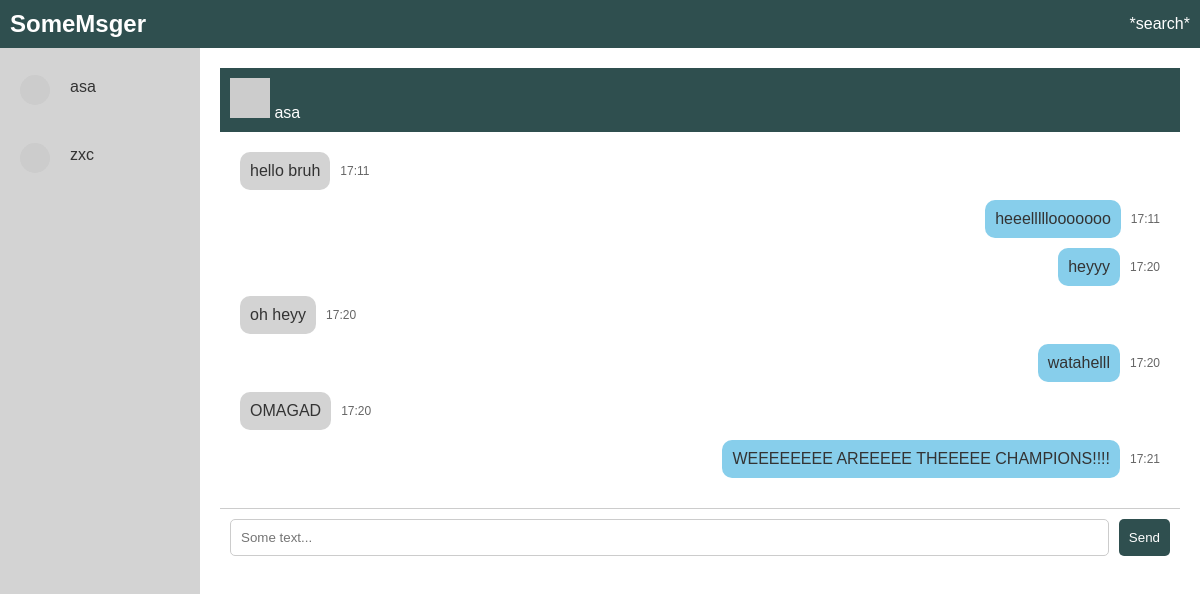
/chats/asa (signed in), run on an earlier commit of the app's database.
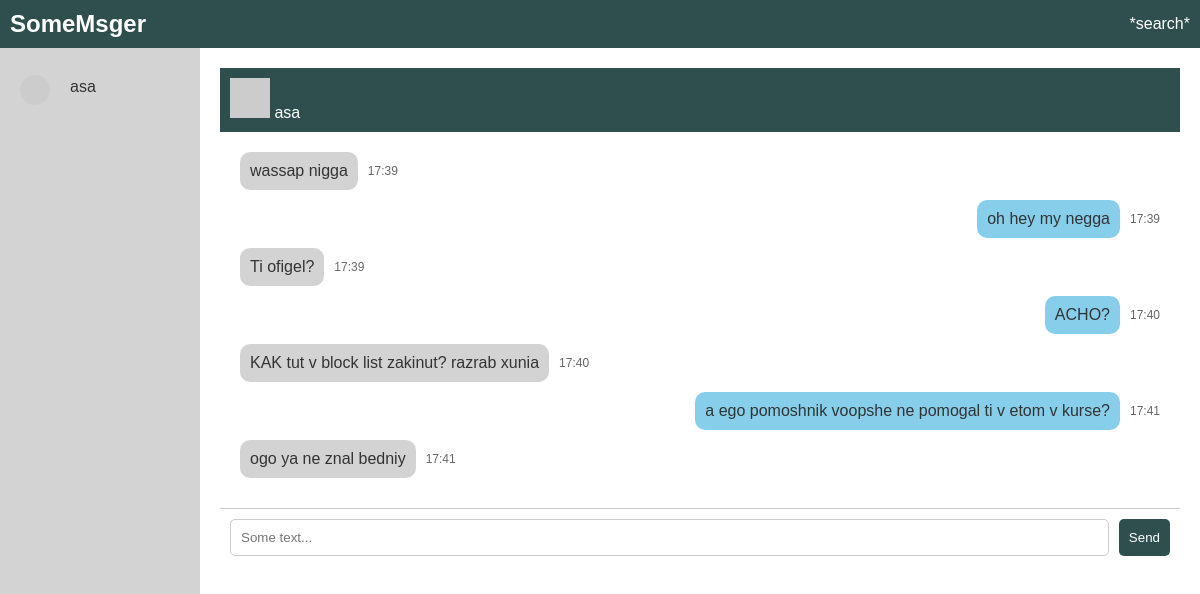
And on a later commit of the database.
### tables this page shows
CREATE TABLE users (
        id INTEGER PRIMARY KEY AUTOINCREMENT,
        email TEXT UNIQUE NOT NULL,
        username TEXT UNIQUE NOT NULL,
        password TEXT NOT NULL,
        name TEXT,
        surname TEXT,
        age INTEGER,
        interests TEXT
    );

CREATE TABLE messages (
        id INTEGER PRIMARY KEY AUTOINCREMENT,
        sender_id INTEGER,
        receiver_id INTEGER,
        content TEXT,
        timestamp TEXT,
        is_group BOOLEAN,
        group_id INTEGER,
        FOREIGN KEY(sender_id) REFERENCES users(id),
        FOREIGN KEY(receiver_id) REFERENCES users(id),
        FOREIGN KEY(group_id) REFERENCES groups(id)
    );

### app.py (the view)
@app.route('/chats/<username>')
def chat_user(username):
    if 'user_id' not in session:
        return redirect(url_for('login'))
    conn = sqlite3.connect('database.db')
    c = conn.cursor()
    c.execute("SELECT id FROM users WHERE username = ?", (username,))
    friend = c.fetchone()
    if not friend:
        conn.close()
        return redirect(url_for('chats'))
    c.execute("SELECT * FROM messages WHERE ((sender_id = ? AND receiver_id = ?) OR (sender_id = ? AND receiver_id = ?)) AND is_group = 0",
              (session['user_id'], friend[0], friend[0], session['user_id']))
    messages = c.fetchall()
    last_message_id = messages[-1][0] if messages else 0
    c.execute("SELECT friend_id, status FROM friends WHERE user_id = ? AND status = 'accepted'", (session['user_id'],))
    friends = c.fetchall()
    friend_list = []
    for friend in friends:
        c.execute("SELECT username FROM users WHERE id = ?", (friend[0],))
        friend_list.append(c.fetchone()[0])
    conn.close()
    return render_template('chat_user.html', username=username, messages=messages, friends=friend_list, last_message_id=last_message_id)

### templates/chat_user.html (shortened to what this page needs)
<!DOCTYPE html>
<html lang="en">
<head>
    <link rel="stylesheet" href="/static/styles.css">
</head>
<body>
    <header>
        <div class="logo">SomeMsger</div>
        <nav>
            <a href="/search">*search*</a>
        </nav>
    </header>
    <div class="container">
        <div class="sidebar">
            {% for friend in friends %}
                <div class="item">
                    <img src="https://via.placeholder.com/30" alt="Avatar">
                    <a href="/chats/{{ friend }}">{{ friend }}</a>
                </div>
            {% endfor %}
        </div>
        <div class="main">
            <header>
                <div class="item">
                    <img src="https://via.placeholder.com/40" alt="Avatar">
                    <span>{{ username }}</span>
                </div>
            </header>
            <div class="messages">
                {% for message in messages %}
                    <div class="message {{ 'sent' if message[1] == session['user_id'] else 'received' }}">
                        <div class="bubble">{{ message[3] }}</div>
                        <span class="time">{{ message[4] }}</span>
                    </div>
                {% endfor %}
            </div>
            <div class="chat-input">
                <input type="text" id="message-input" placeholder="Some text...">
                <button onclick="sendMessage()">Send</button>
            </div>
        </div>
    </div>
</body>
</html>

### static/styles.css (style rules this page uses)
* { margin: 0; padding: 0; box-sizing: border-box; font-family: Arial, sans-serif; }
body { height: 100vh; background: #fff; color: #333; }
header { background-color: #2F4F4F; color: white; padding: 10px; display: flex; justify-content: space-between; align-items: center; }
header .logo { font-size: 24px; font-weight: bold; }
nav { display: flex; gap: 10px; }
nav a, nav button { color: white; text-decoration: none; background: none; border: none; cursor: pointer; }
.container { display: flex; height: calc(100vh - 60px); }
.sidebar { width: 200px; background-color: #D3D3D3; padding: 10px; overflow-y: auto; }
.sidebar a, .sidebar div { display: block; padding: 10px; color: #333; text-decoration: none; margin-bottom: 5px; }
.sidebar .item { display: flex; align-items: center; gap: 10px; }
.sidebar .item img { width: 30px; height: 30px; border-radius: 50%; }
.main { flex-grow: 1; padding: 20px; overflow-y: auto; }
.messages { flex-grow: 1; padding: 20px; overflow-y: auto; }
.message { margin-bottom: 10px; display: flex; align-items: center; gap: 10px; }
.message.sent { justify-content: flex-end; }
.message.received { justify-content: flex-start; }
.message .bubble { padding: 10px; border-radius: 10px; max-width: 60%; }
.message.sent .bubble { background-color: #87CEEB; }
.message.received .bubble { background-color: #D3D3D3; }
.message .time { font-size: 12px; color: #666; }
.chat-input { display: flex; gap: 10px; padding: 10px; border-top: 1px solid #ccc; }
.chat-input input { flex-grow: 1; padding: 10px; border: 1px solid #ccc; border-radius: 5px; }
.chat-input button { background-color: #2F4F4F; color: white; padding: 10px; border: none; border-radius: 5px; cursor: pointer; }

What changed in the data, as far as the page shows it:
removed users: username "zxc"
removed messages: content "WEEEEEEEE AREEEEE THEEEEE CHAMPIONS!!!!", timestamp "17:21"
changed messages: content "hello bruh" → "wassap nigga"; timestamp "17:11" → "17:39"
changed messages: content "heeelllllooooooo" → "oh hey my negga"; timestamp "17:11" → "17:39"
now on this page (row edited): messages: content "Ti ofigel?", timestamp "17:39"
changed messages: content "heyyy" → "ACHO?"; timestamp "17:20" → "17:40"
changed messages: content "oh heyy" → "KAK tut v block list zakinut? razrab xunia"; timestamp "17:20" → "17:40"
changed messages: content "watahelll" → "a ego pomoshnik voopshe ne pomogal ti v etom v kurse?"; timestamp "17:20" → "17:41"
changed messages: content "OMAGAD" → "ogo ya ne znal bedniy"; timestamp "17:20" → "17:41"
